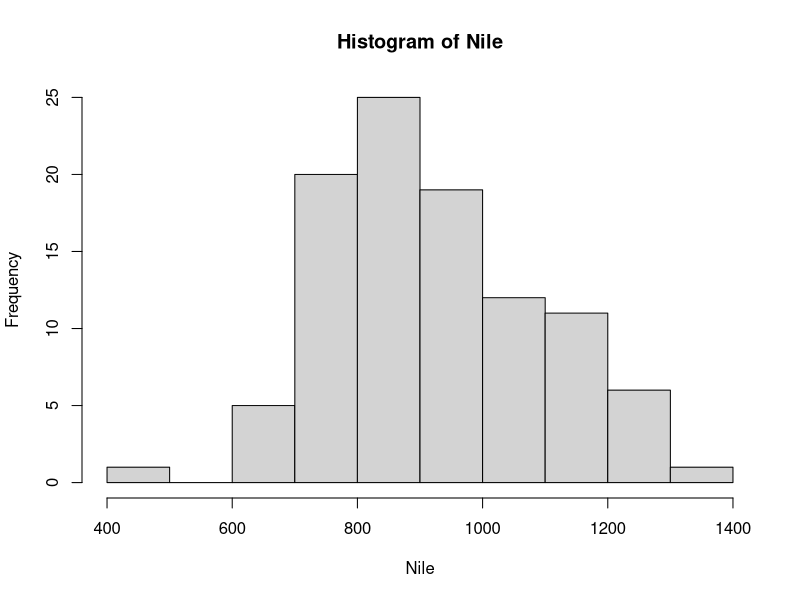
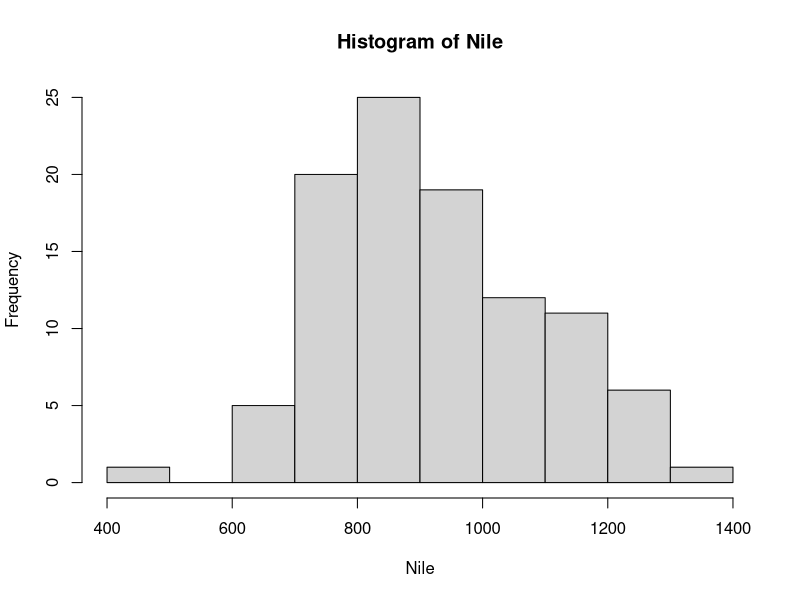
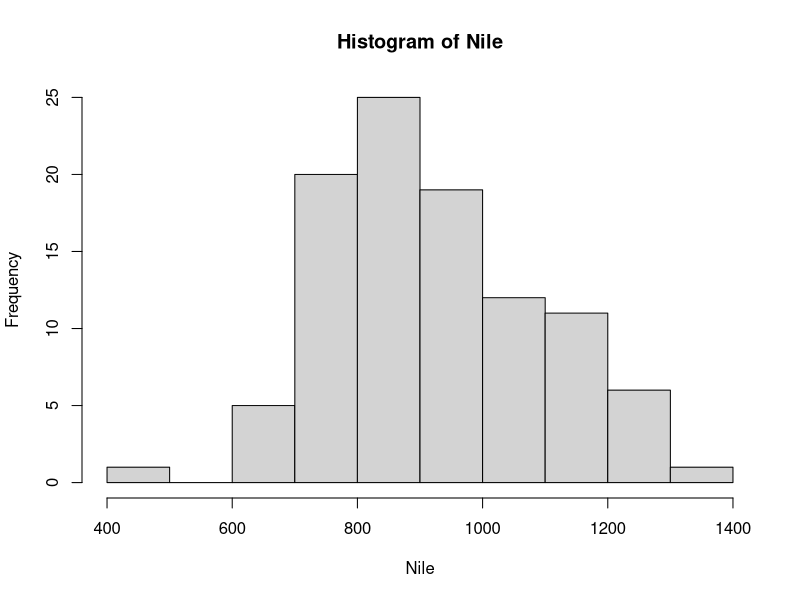
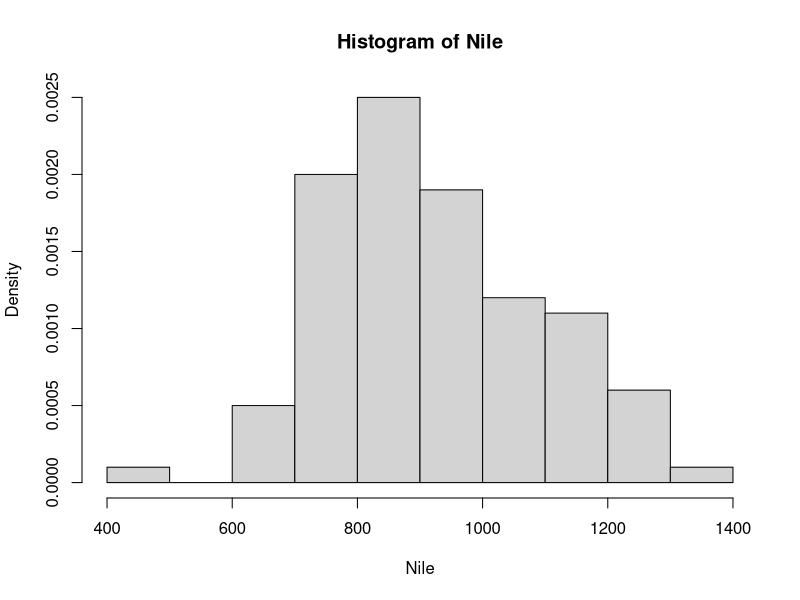
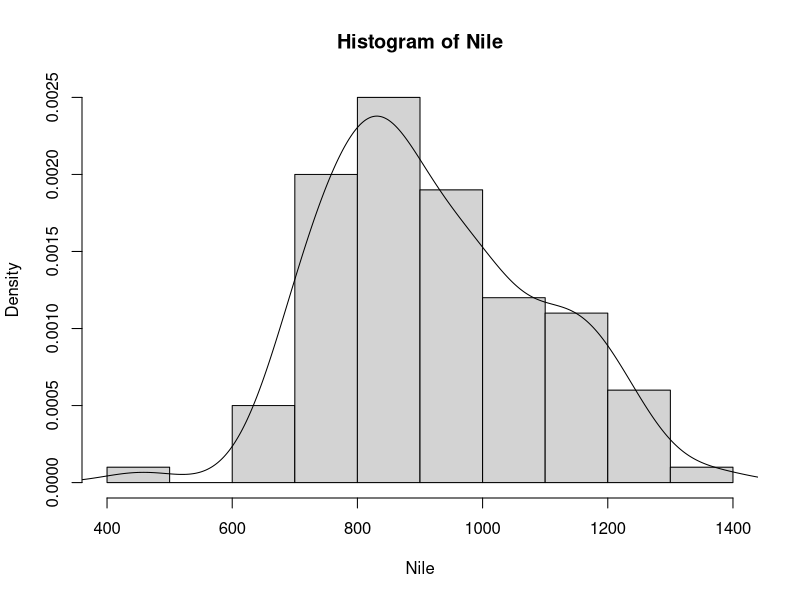
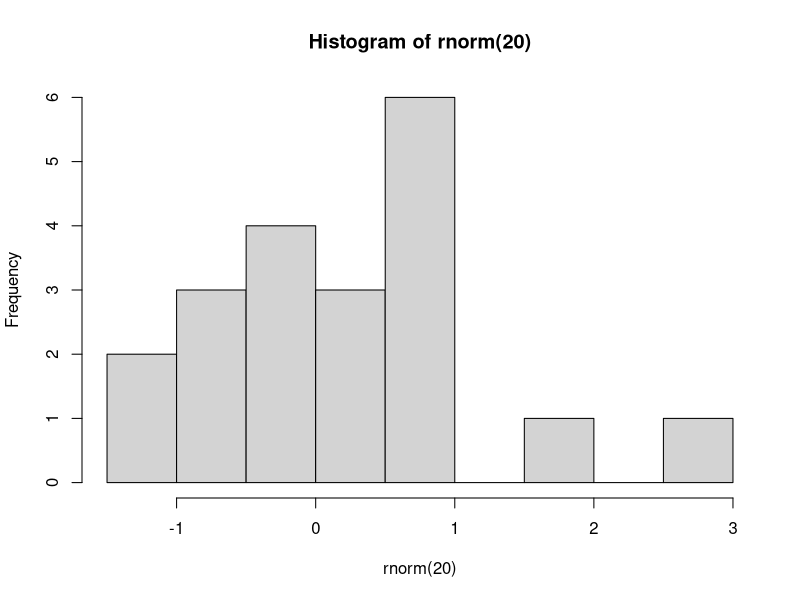

Generate these figures, in order, with R:
# 데이터 셋
# 데이터의 집합

# 샘플 데이터셋 목록 보기
data()

# 히스토그램 : 빈도수(frequency) 기준
hist(Nile)
hist(Nile, freq=T)
hist(Nile, freq=TRUE)

# 히스토그램 : 밀도(density) 기준
hist(Nile, freq=F)
hist(Nile, freq=FALSE)

# 히스토그램 : 분포곡선 추가
lines(density(Nile))

# 히스토그램 파일 저장하기
par(mfrow=c(1,1))
pdf("D:/Workspace/RLang/outputs/batch.pdf")
hist(rnorm(20))
dev.off()
